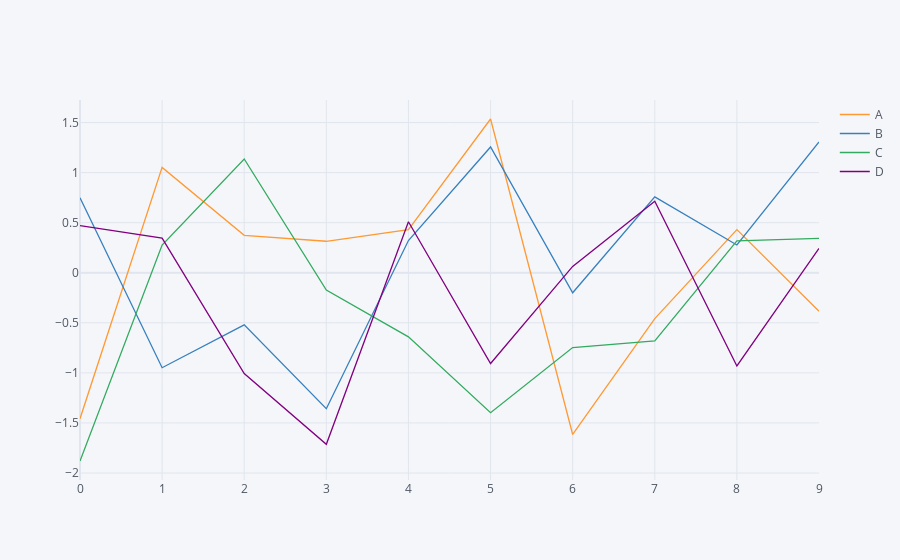

Notebook code for this chart:
### Code cell
df.iplot()

### Figure 1 — Plotly figure (JSON) as saved in the notebook; plotly's stock layout.template omitted (floating-point values rounded to 4 significant figures)
{"data": [{"line": {"color": "rgba(255, 153, 51, 1.0)", "dash": "solid", "shape": "linear", "width": 1.3}, "mode": "lines", "name": "A", "text": "", "type": "scatter", "x": [0, 1, 2, 3, 4, 5, 6, 7, 8, 9], "y": [-1.457, 1.052, 0.3736, 0.3144, 0.4304, 1.536, -1.615, -0.4585, 0.4309, -0.3838]}, {"line": {"color": "rgba(55, 128, 191, 1.0)", "dash": "solid", "shape": "linear", "width": 1.3}, "mode": "lines", "name": "B", "text": "", "type": "scatter", "x": [0, 1, 2, 3, 4, 5, 6, 7, 8, 9], "y": [0.7493, -0.9484, -0.5207, -1.358, 0.322, 1.256, -0.2001, 0.7576, 0.277, 1.307]}, {"line": {"color": "rgba(50, 171, 96, 1.0)", "dash": "solid", "shape": "linear", "width": 1.3}, "mode": "lines", "name": "C", "text": "", "type": "scatter", "x": [0, 1, 2, 3, 4, 5, 6, 7, 8, 9], "y": [-1.88, 0.2762, 1.136, -0.1733, -0.6405, -1.397, -0.7473, -0.6797, 0.3182, 0.3442]}, {"line": {"color": "rgba(128, 0, 128, 1.0)", "dash": "solid", "shape": "linear", "width": 1.3}, "mode": "lines", "name": "D", "text": "", "type": "scatter", "x": [0, 1, 2, 3, 4, 5, 6, 7, 8, 9], "y": [0.4705, 0.3462, -1.006, -1.713, 0.5091, -0.9064, 0.06323, 0.7151, -0.931, 0.2429]}], "layout": {"legend": {"bgcolor": "#F5F6F9", "font": {"color": "#4D5663"}}, "paper_bgcolor": "#F5F6F9", "plot_bgcolor": "#F5F6F9", "title": {"font": {"color": "#4D5663"}}, "xaxis": {"gridcolor": "#E1E5ED", "showgrid": true, "tickfont": {"color": "#4D5663"}, "title": {"font": {"color": "#4D5663"}, "text": ""}, "zerolinecolor": "#E1E5ED"}, "yaxis": {"gridcolor": "#E1E5ED", "showgrid": true, "tickfont": {"color": "#4D5663"}, "title": {"font": {"color": "#4D5663"}, "text": ""}, "zerolinecolor": "#E1E5ED"}}}
